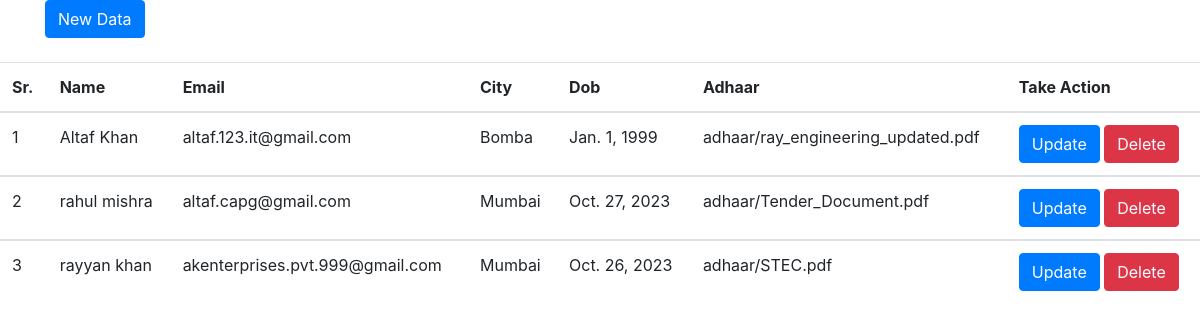
The app's page /read with its own data.
### hello/models.py (models this page shows)
class Employee(models.Model):
    name = models.CharField(max_length=50)
    email = models.CharField(max_length=50)
    city = models.CharField(max_length=100)
    dob= models.DateField()
    adhaar=models.FileField(upload_to='adhaar')

### hello/views.py (the view)
# urls.py: path('read',views.read),
def read(request):
    data=Employee.objects.all()
    return render(request, 'read.html', {'data':data})

### hello/templates/read.html (shortened to what this page needs)
{% extends "base.html" %}
{% block body %}
<div class='container'>
  <a class="btn btn-primary" href="create" role="button">New Data</a>
  <br>
  <br>
</div>
<table class="table">
    <thead>
      <tr>
        <th scope="col">Sr.</th>
        <th scope="col">Name</th>
        <th scope="col">Email</th>
        <th scope="col">City</th>
        <th scope="col">Dob</th>
        <th scope="col">Adhaar</th>
        <th scope="col">Take Action</th>
      </tr>
    </thead>
    {% for i in data  %}
    <tbody>
      <tr>
        <td>{{forloop.counter}}</td>
        <td>{{i.name}}</td>
        <td>{{i.email}}</td>
        <td>{{i.city}}</td>
        <td>{{i.dob}}</td>
        <td>{{i.adhaar}}</td>
        <td><a class="btn btn-primary" href="update/{{i.id}}" role="button">Update</a> <a class="btn btn-danger" href="delete/{{i.id}}" role="button">Delete</a>
        </td>
      </tr>
    </tbody>
    {% endfor %}
  </table>
{% endblock body %}

### hello/templates/base.html (shortened to what this page needs)
<!doctype html>
<html lang="en">
  <head>
    <link rel="stylesheet" href="https://cdn.jsdelivr.net/npm/bootstrap@4.4.1/dist/css/bootstrap.min.css">
  </head>
  <body>
    {% block body %}{% endblock body %}
  </body>
</html>

### records on screen
Employee: name "Altaf Khan", email "altaf.123.it@gmail.com", city "Bomba", dob "Jan. 1, 1999", adhaar "adhaar/ray_engineering_updated.pdf"
Employee: name "rahul mishra", email "altaf.capg@gmail.com", city "Mumbai", dob "Oct. 27, 2023", adhaar "adhaar/Tender_Document.pdf"
Employee: name "rayyan khan", email "akenterprises.pvt.999@gmail.com", city "Mumbai", dob "Oct. 26, 2023", adhaar "adhaar/STEC.pdf"
